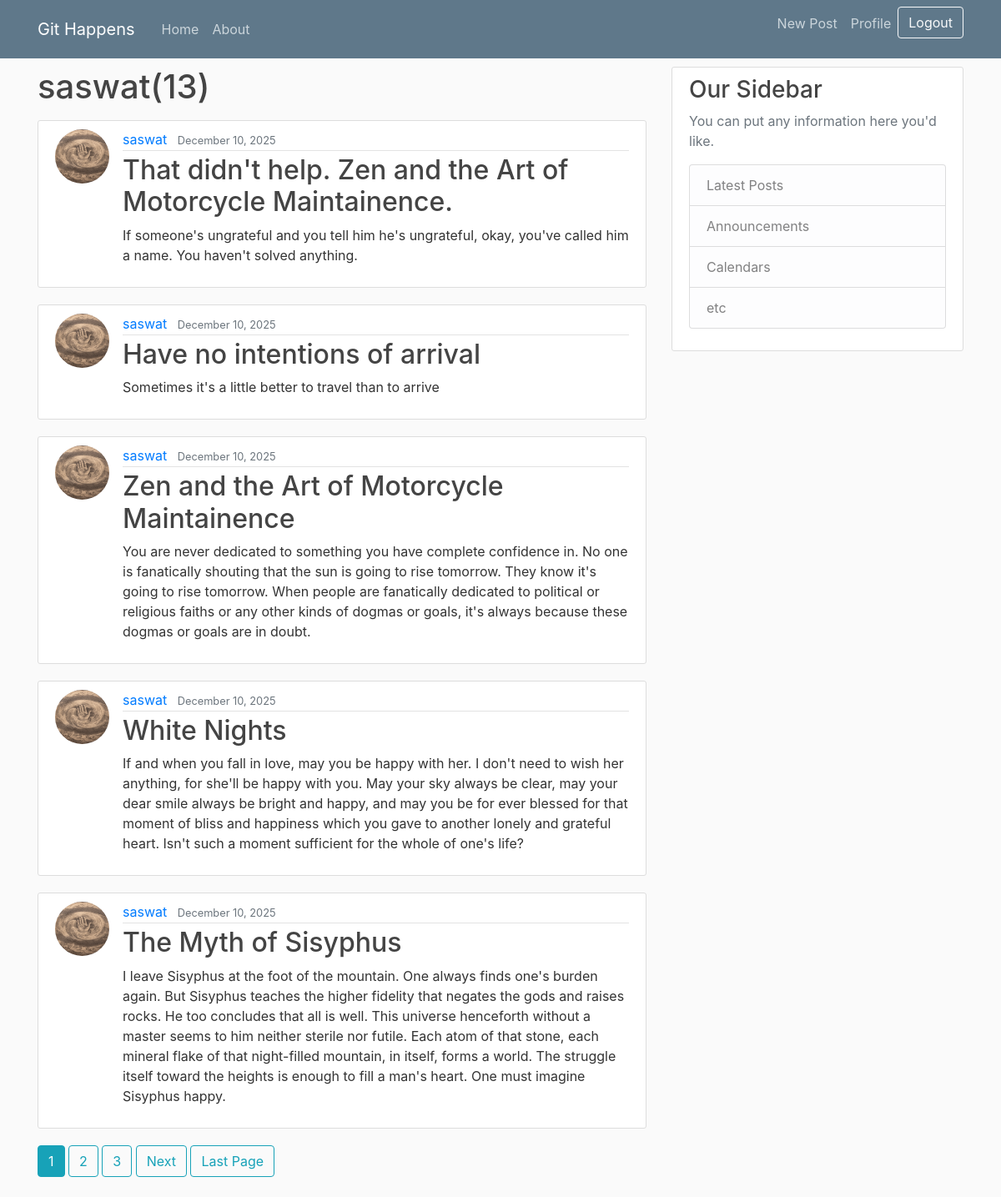
The app's page /user/saswat (signed in) with its own data.
### blog/models.py (models this page shows, shortened)
class Post(models.Model):
    title =models.CharField(max_length=100)
    content=models.TextField()
    date_posted=models.DateTimeField(default=timezone.now)
    author= models.ForeignKey(User,on_delete=models.CASCADE) #what cascade does is when you delete the user, it deletes all its relative data, posts and etc.

### users/models.py (models this page shows, shortened)
class Profile(models.Model): # Create a Profile model that extends the existing User model (inheritance)
    user=models.OneToOneField(User, on_delete=models.CASCADE)  # Creating a one-to-one relationship with the User model
    image=models.ImageField(default='default.jpg',upload_to="profile_picture") # Add an image field for profile pictures

### blog/views.py (the view)
# urls.py: path('user/<str:username>', UserPostListView.as_view(), name='user-posts'),
class UserPostListView(ListView): #filtering the posts posted by a specific user
    model=Post #tells the class what model to query for the listview
    template_name='blog/user_posts.html'
    context_object_name='posts'
    paginate_by=5
    def get_queryset(self):
        user=get_object_or_404(User,username=self.kwargs.get('username'))
        return Post.objects.filter(author=user).order_by('-date_posted')

### blog/templates/blog/user_posts.html (shortened to what this page needs)
{%extends "blog/base.html"%}
{%block content%}
<h1 class="mb-3">{{view.kwargs.username}}({{page_obj.paginator.count}})</h1>
    {% for post in posts %}
    <article class="media content-section">
      <img class="rounded-circle article-img"  src="{{post.author.profile.image.url}}">
        <div class="media-body">
          <div class="article-metadata">
            <a class="mr-2" href="{%url 'user-posts' post.author.username%}">{{ post.author }}</a>
            <small class="text-muted">{{ post.date_posted|date:"F d, Y" }}</small>
          </div>
          <h2><a class="article-title" href="{% url 'post-detail' post.id%}">{{ post.title }}</a></h2>
          <p class="article-content">{{ post.content }}</p>
        </div>
      </article>
    {% endfor %}
    {%if is_paginated%}
      {%for num in page_obj.paginator.page_range%}
        {%if page_obj.number == num%}
          <a class="btn btn-info mb-4" href="?page={{num}}">{{num}}</a>
        {%elif num > page_obj.number|add:'-3' and  num < page_obj.number|add:'3' %}
        <a class="btn btn-outline-info mb-4" href="?page={{num}}">{{num}}</a>
        {%endif%}
      {%endfor%}
      {%if page_obj.has_next%}
        <a class="btn btn-outline-info mb-4" href="?page={{page_obj.next_page_number}}">Next</a>
        <a class="btn btn-outline-info mb-4" href="?page={{page_obj.paginator.num_pages}}">Last Page</a>
      {%endif%}
    {%endif%}
{%endblock content%}

### blog/static/blog/main.css (style rules this page uses)
body { background: #fafafa; color: #333333; margin-top: 5rem; }
h1, h2, h3, h4, h5, h6 { color: #444444; }
.content-section { background: #ffffff; padding: 10px 20px; border: 1px solid #dddddd; border-radius: 3px; margin-bottom: 20px; }
.article-title { color: #444444; }
.article-content { white-space: pre-line; }
.article-img { height: 65px; width: 65px; margin-right: 16px; }
.article-metadata { padding-bottom: 1px; margin-bottom: 4px; border-bottom: 1px solid #e3e3e3 }

### records on screen
Post: author.profile.image (picture), author "saswat", date_posted "December 10, 2025", title "That didn't help. Zen and the Art of Motorcycle Maintainence.", content "If someone's ungrateful and you tell him he's ungrateful, okay, you've called him a name. You haven't solved anything."
Post: author.profile.image (picture), author "saswat", date_posted "December 10, 2025", title "Have no intentions of arrival", content "Sometimes it's a little better to travel than to arrive"
Post: author.profile.image (picture), author "saswat", date_posted "December 10, 2025", title "Zen and the Art of Motorcycle Maintainence", content "You are never dedicated to something you have complete confidence in. No one is fanatically shouting that the sun is going to rise tomorrow. They know it's going to rise tomorrow. When people are fanatically dedicated to political or religious faiths or any other kinds of dogmas or goals, it's always because these dogmas or goals are in doubt."
Post: author.profile.image (picture), author "saswat", date_posted "December 10, 2025", title "White Nights", content "If and when you fall in love, may you be happy with her. I don't need to wish her anything, for she'll be happy with you. May your sky always be clear, may your dear smile always be bright and happy, and may you be for ever blessed for that moment of bliss and happiness which you gave to another lonely and grateful heart. Isn't such a moment sufficient for the whole of one's life?"
Post: author.profile.image (picture), author "saswat", date_posted "December 10, 2025", title "The Myth of Sisyphus", content "I leave Sisyphus at the foot of the mountain. One always finds one's burden again. But Sisyphus teaches the higher fidelity that negates the gods and raises rocks. He too concludes that all is well. This universe henceforth without a master seems to him neither sterile nor futile. Each atom of that stone, each mineral flake of that night-filled mountain, in itself, forms a world. The struggle itself toward the heights is enough to fill a man's heart. One must imagine Sisyphus happy."

### other values on screen
{{ view.kwargs.username }} "saswat"
{{ page_obj.paginator.count }} "13"
{{ num }} "1"
{{ num }} "2" "3"
